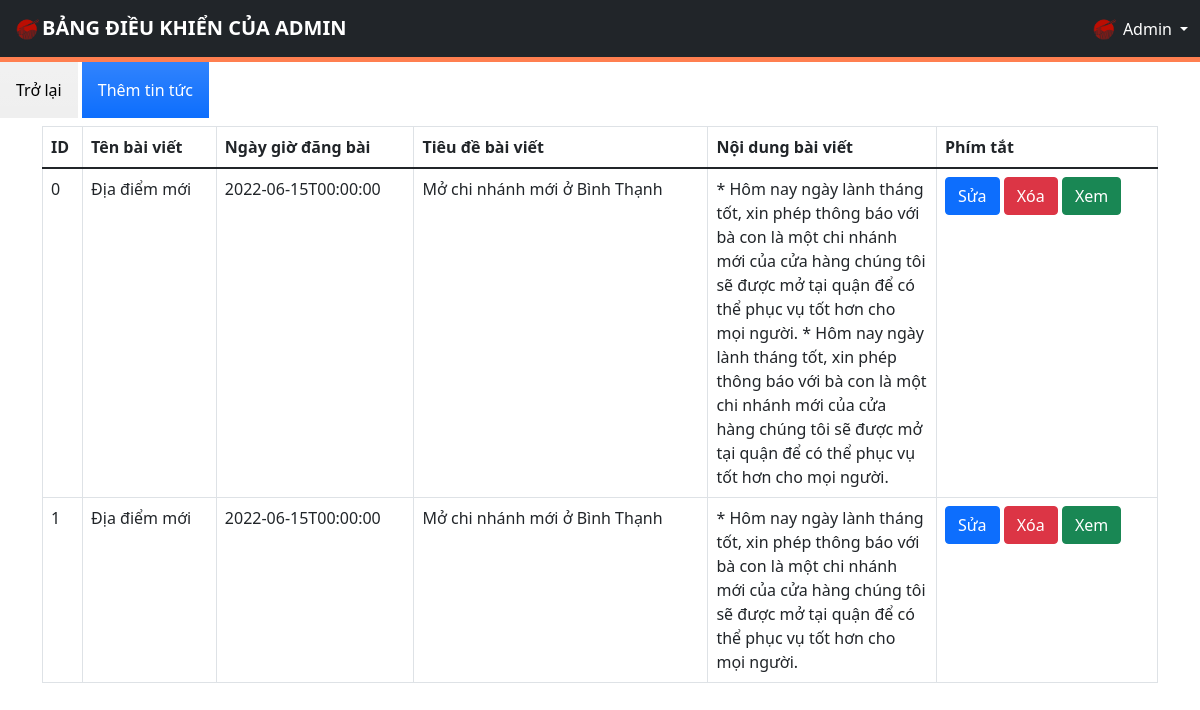
Before: /admin/newsManagement.php with the older database file.
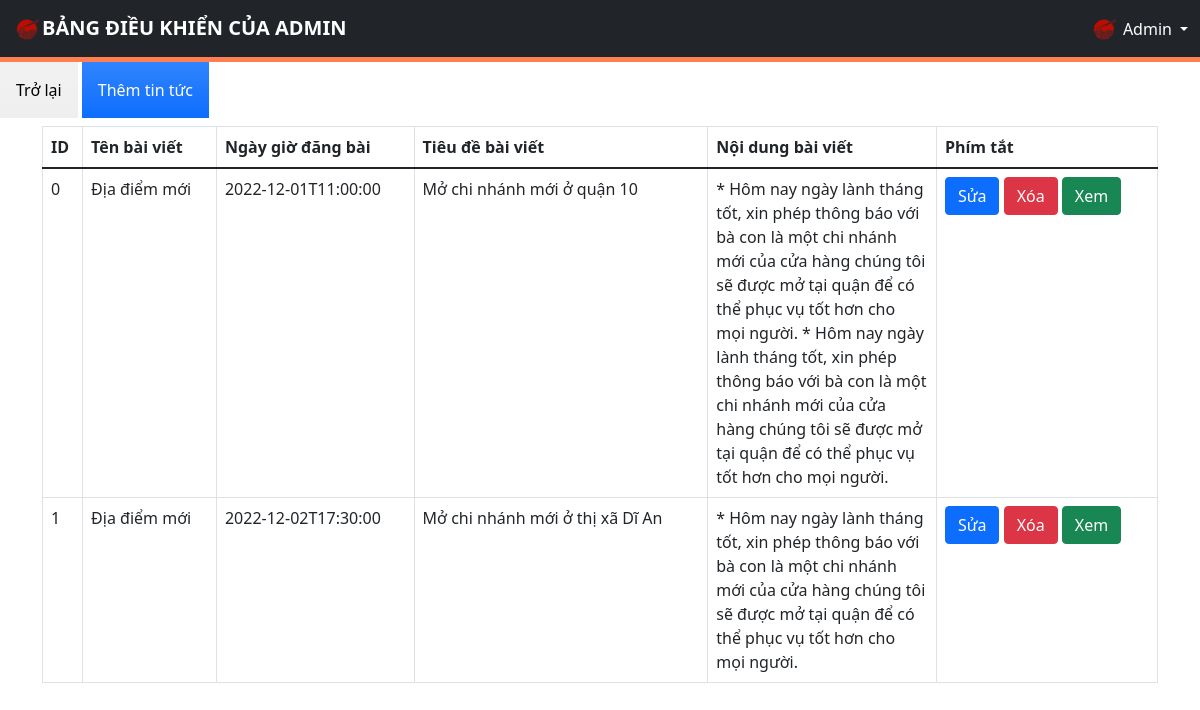
After: the same page with the newer database file.
### tables this page shows
CREATE TABLE `news` (
  `id` int(10) UNSIGNED NOT NULL,
  `name` varchar(100) NOT NULL,
  `datetime` datetime NOT NULL,
  `content` text NOT NULL,
  `contentBody` text NOT NULL
);

### admin/newsManagement.php (the view, shortened to what this page needs)
<!DOCTYPE html>
<html lang="en">
<head>
  <link href="https://cdnjs.cloudflare.com/ajax/libs/font-awesome/5.9.0/css/all.min.css" rel="stylesheet">
  <link href="https://cdn.jsdelivr.net/npm/bootstrap@5.1.3/dist/css/bootstrap.min.css" rel="stylesheet">
  <link rel="stylesheet" href="admin-styles/styles.css">
</head>
<body>
  <div>
    <?php $IPATH = $_SERVER["DOCUMENT_ROOT"]."/btl-web/admin/";
    include($IPATH."navbar.php");?>
  </div>
    <form method="post" action="newsManagement.php">
      <a href="index.php"><input type="button" class="p-3 mb-2 bg-gray bg-gradient text-black" value="Trở lại"></a>
      <a href="newNews.php"><input type="button" class="p-3 mb-2 bg-primary bg-gradient text-white" value="Thêm tin tức"></a>
    </form>
    <div class="container">
    <?php
      include('../config/config.php');
      echo "<table class='table table-bordered'>
              <tr>
                  <th>ID</th>
                  <th>Tên bài viết</th>
                  <th>Ngày giờ đăng bài</th>
                  <th>Tiêu đề bài viết</th>
                  <th>Nội dung bài viết</th>
                  <th>Phím tắt</th>
              </tr>
              <tbody>";
      $sql = "SELECT * from news";
      $result = $conn->query($sql);
      if ($result->num_rows > 0) {
        while ($row = $result->fetch_assoc()) {
          $id = $row['id'];
          $name = $row['name'];
          $datetime = $row['datetime'];
          $datetime = substr($datetime, 0, 10) . "T" . substr($datetime, 11);
          $content = $row['content'];
          $contentBody=$row['contentBody'];
          echo "<tr>
                  <td>" . $id . "</td>
                  <td>" . $name . "</td>
                  <td>" . $datetime . "</td>
                  <td>" . $content . "</td>
                  <td class=\"bodyContent\">" . $contentBody . "</td>
                  <td>
                    <a href='editNews.php?id=$id' class='btn btn-primary m-r-1em' name='edit'>Sửa</a>
                    <a href='deleteNews.php?id=$id' class='btn btn-danger'>Xóa</a>
                    <a href='../newsInfo.php?news_id=$id' class='btn btn-success'>Xem</a>
                  </td>
                </tr>";
        }
      }
      ?>
    </div>
</body>
</html>

Changed rows visible on the page:
changed news id 0: datetime "2022-06-15T00:00:00" → "2022-12-01T11:00:00"; content "Mở chi nhánh mới ở Bình Thạnh" → "Mở chi nhánh mới ở quận 10"
changed news id 1: datetime "2022-06-15T00:00:00" → "2022-12-02T17:30:00"; content "Mở chi nhánh mới ở Bình Thạnh" → "Mở chi nhánh mới ở thị xã Dĩ An"
